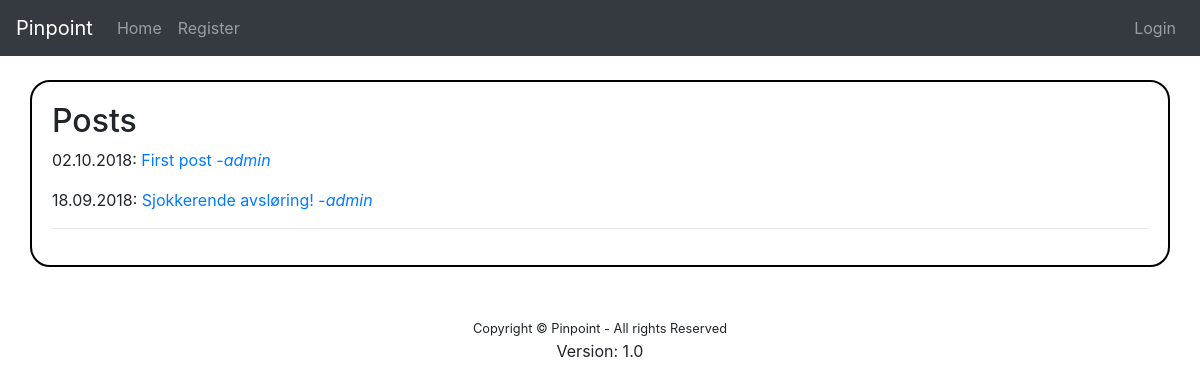
The app's page /, older data.
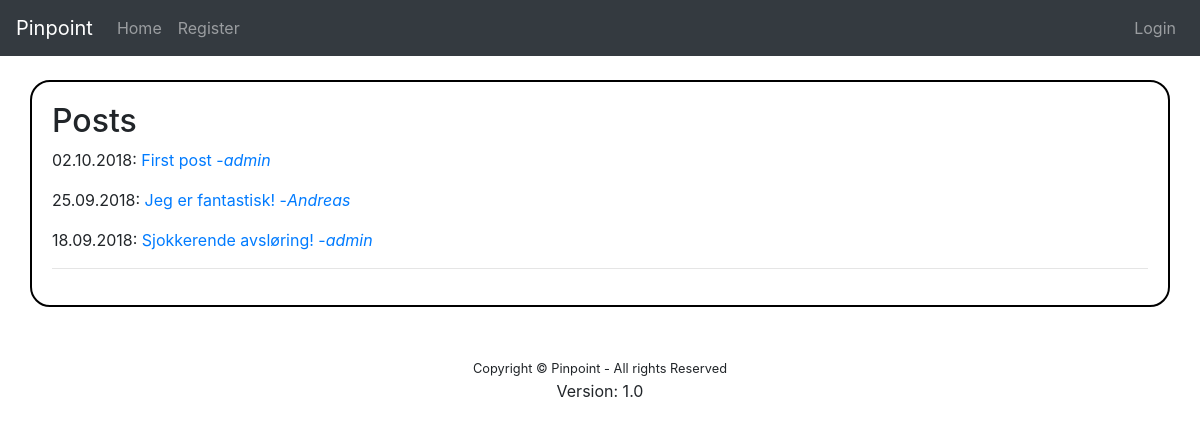
The same page, newer data.
### view_content/models.py (models this page shows, shortened)
class Post(models.Model):
    title = models.CharField(max_length=200)
    body = models.TextField()
    date = models.DateTimeField(auto_now_add=True)
    author = models.ForeignKey('auth.User', on_delete=models.CASCADE, related_name='author_of')
    editor = models.ForeignKey('auth.User', on_delete=models.CASCADE, related_name='editor_of', null=True)
    needs_proofreading = models.BooleanField(default=False)
    published = models.BooleanField(default=False)

### view_content/views.py (the view)
# urls.py: path('', views.index, name="home"),
def index(request):
    posts = Post.objects.all().order_by("-date")[:20]
    return render(request, "view_content/TEMPORARY.html", {'posts': posts})

### view_content/templates/view_content/TEMPORARY.html (shortened to what this page needs)
{% extends "base.html" %}
{% block content %}
	<h2>Posts</h2>
    {% for post in posts %}
        {% if post.published %}
            <span>{{ post.date|date:"d.m.Y" }}: </span>
            <a href="{% url 'detail' post.id %}">{{ post.title }}</a><a href="">   -<i>{{ post.author.username }}</i></a>
        {% endif %}
    {% endfor %}
    <hr>
{% endblock %}

Row changes from the older to the newer data that the page shows:
now on this page (row edited): Post: date "25.09.2018", title "Jeg er fantastisk!", author.username "Andreas"
